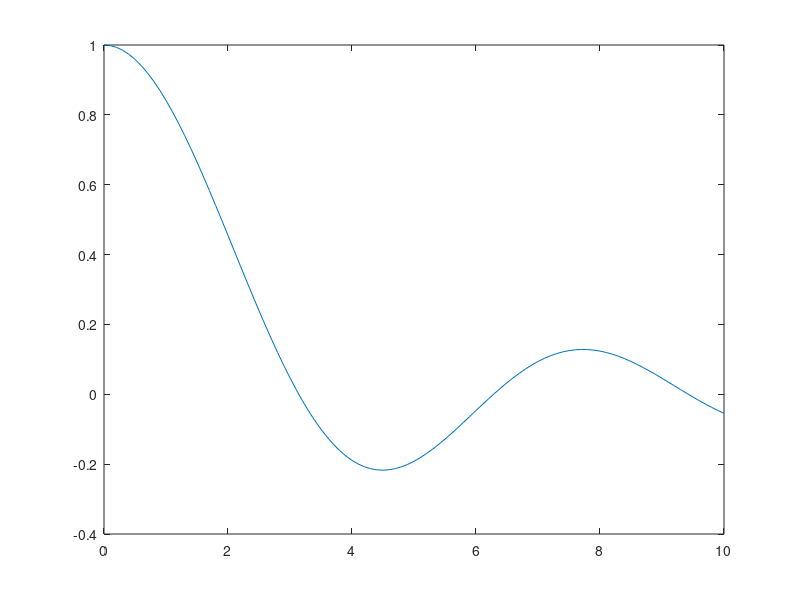

MATLAB code to generate this figure:


x=0:.1:10;

tsinc= 1-x.^2/factorial(3)+x.^4/factorial(5)-x.^6/factorial(7)+x.^8/factorial(9);
asinc=sinc(x/pi);
plot(x,tsinc-asinc)
plot(x,asinc)